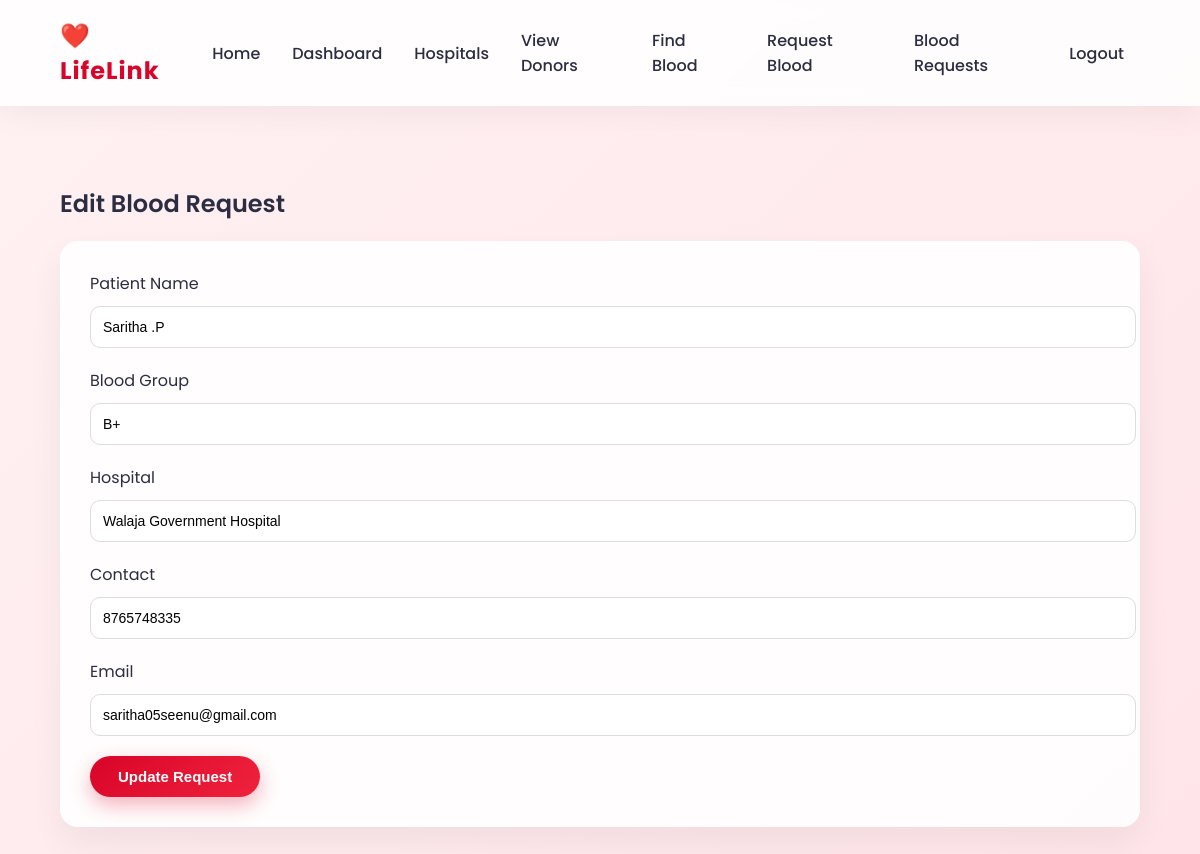
The app's page /edit-request/1 (signed in) with its own data.
### tables this page shows
CREATE TABLE blood_requests(
    request_id INTEGER PRIMARY KEY AUTOINCREMENT,
    patient_name TEXT,
    blood_group TEXT,
    hospital_name TEXT,
    contact TEXT,
    email TEXT,
    request_date TIMESTAMP DEFAULT CURRENT_TIMESTAMP
);

### app.py (the view, shortened to what this page needs)
@app.route("/edit-request/<int:request_id>", methods=["GET","POST"])
@login_required
def edit_request(request_id):
    if session.get("role") != "admin":
        flash("Access denied ❌ Admin only")
        return redirect(url_for("blood_requests"))
    conn = get_db()
    cursor = conn.cursor()
    cursor.execute("SELECT * FROM blood_requests WHERE request_id=?", (request_id,))
    request_data = cursor.fetchone()
    conn.close()
    return render_template("edit_request.html", request=request_data)

### app.py (called while the page is built)
def get_db():
    conn = sqlite3.connect("database.db")
    conn.row_factory = sqlite3.Row
    return conn

def login_required(f):
    @wraps(f)
    def wrapper(*args, **kwargs):
        if "username" not in session:
            flash("Please login first")
            return redirect(url_for("login_page"))
        return f(*args, **kwargs)
    return wrapper

### templates/edit_request.html
{% extends "base.html" %}
{% block content %}
<h2>Edit Blood Request</h2>
<div class="card">
<form method="POST">
<label>Patient Name</label>
<input type="text" name="patient_name" value="{{ request[1] }}" required>
<label>Blood Group</label>
<input type="text" name="blood_group" value="{{ request[2] }}" required>
<label>Hospital</label>
<input type="text" name="hospital_name" value="{{ request[3] }}" required>
<label>Contact</label>
<input type="text" name="contact" value="{{ request[4] }}" required>
<label>Email</label>
<input type="email" name="email" value="{{ request[5] }}" required>
<button class="btn btn-primary" type="submit">
Update Request
</button>
</form>
</div>
{% endblock %}

### templates/base.html (style rules this page uses)
body { margin:0; font-family:'Poppins',sans-serif; background:linear-gradient(135deg,#fff1f2,#ffe5e9); color:#2b2d42; }
.btn { padding:12px 28px; border:none; border-radius:50px; cursor:pointer; font-size:15px; font-weight:600; transition:0.3s ease; }
.btn-primary { background:linear-gradient(135deg,#d90429,#ef233c); color:white; box-shadow:0 8px 20px rgba(217,4,41,0.3); }
.card { background:rgba(255,255,255,0.9); padding:30px; border-radius:18px; box-shadow:0 15px 35px rgba(0,0,0,0.06); margin-bottom:30px; transition:0.3s ease; }
input,select { width:100%; padding:12px; margin:10px 0 20px 0; border-radius:10px; border:1px solid #ddd; font-size:14px; }
h2 { font-weight:600; }

### records on screen
blood_requests: patient_name "Saritha .P", blood_group "B+", hospital_name "Walaja Government Hospital", contact "8765748335", email "saritha05seenu@gmail.com"
